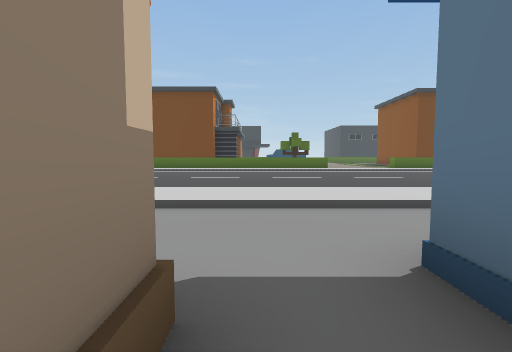
View 1 (above)

22 first-person views from a walk through a scene from a Unity 3-D project. The camera is 1.3 m above the floor, tilts 4° down and sees 85° across. The floor is counted in squares, 2 m on a side. Each view is taken from the middle of a square. On the plan, view 1 faces up. The plan holds only what a view shows up to about 9 squares ahead; the rest is blank. The place goes on beyond the plan.

View 2
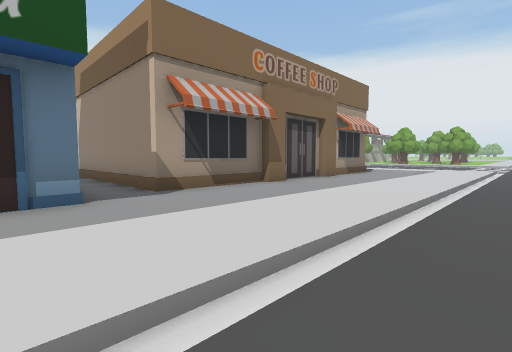

View 3
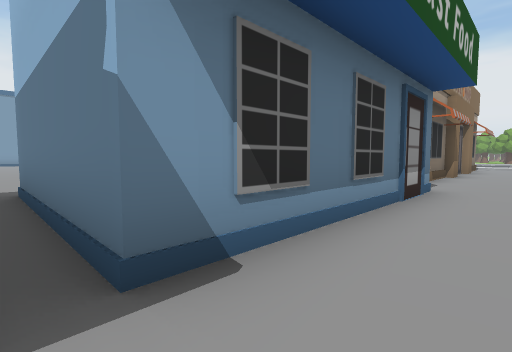

View 4
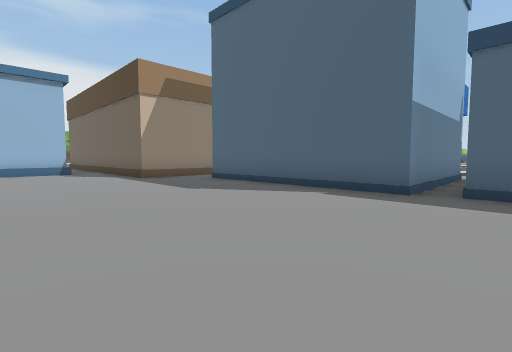

View 5
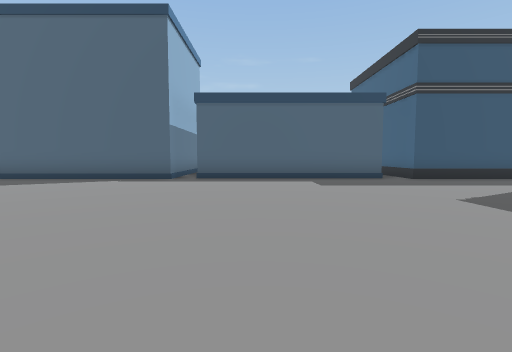

View 6
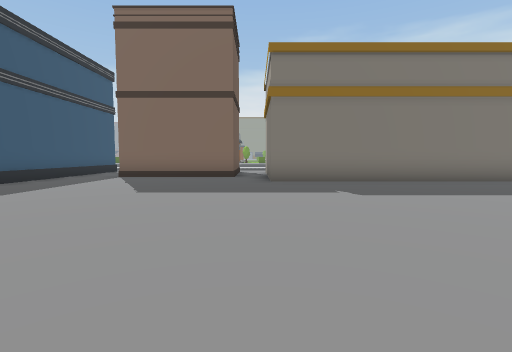

View 7
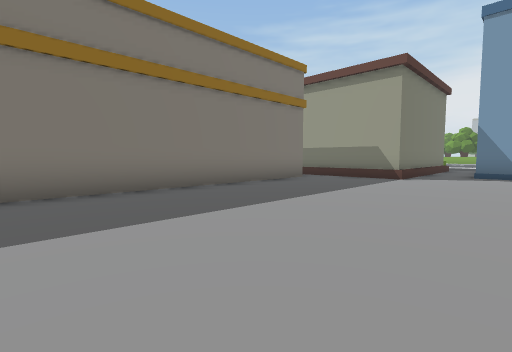

View 8
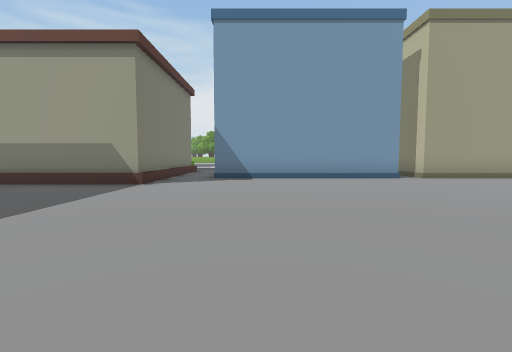

View 9
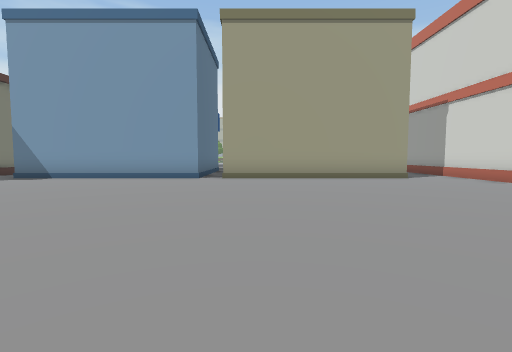

View 10
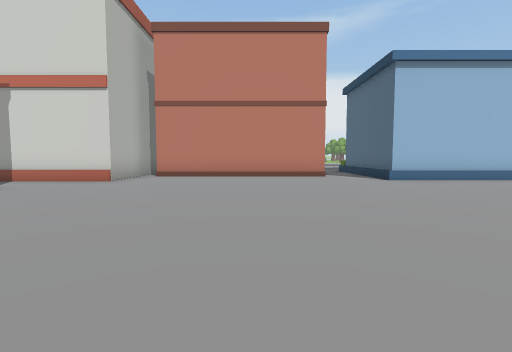

View 11
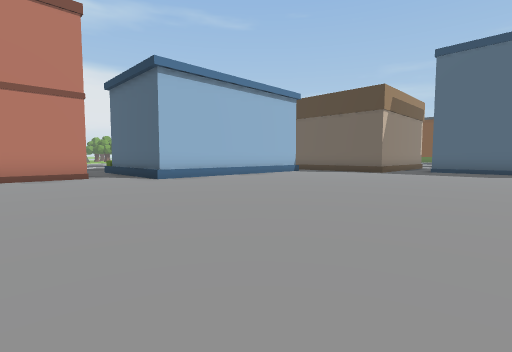

View 12
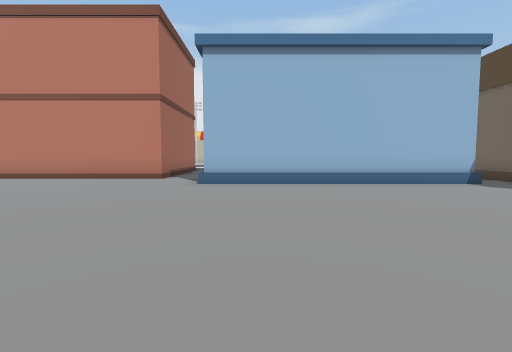

View 13
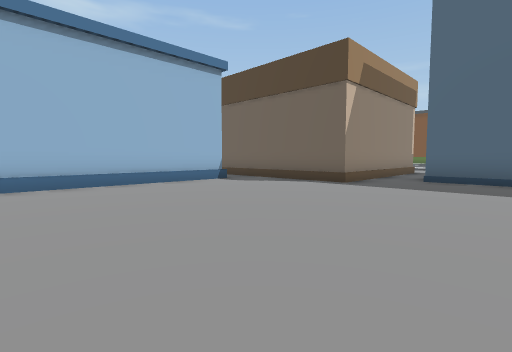

View 14
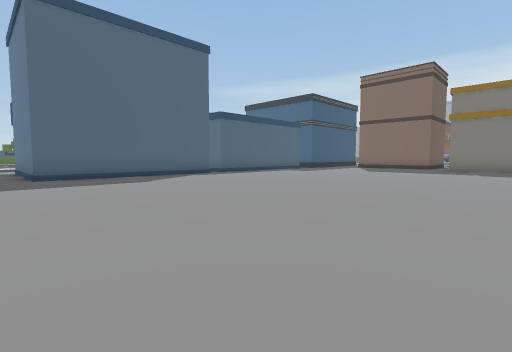

View 15
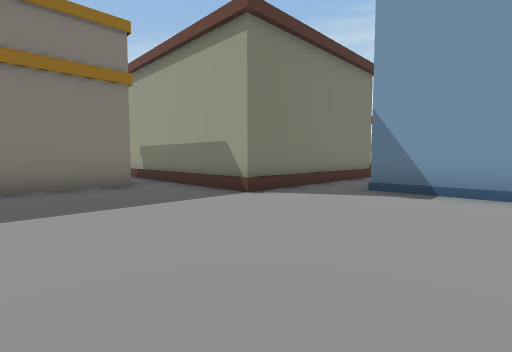

View 16
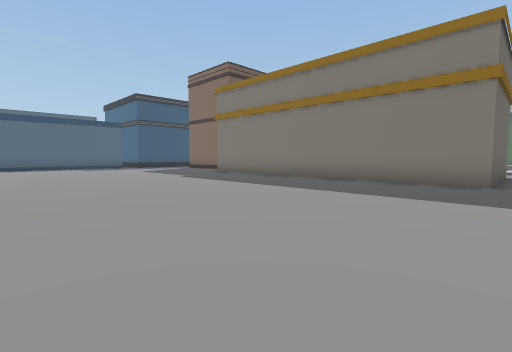

View 17
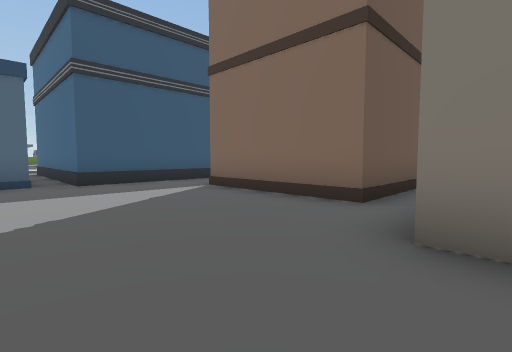

View 18
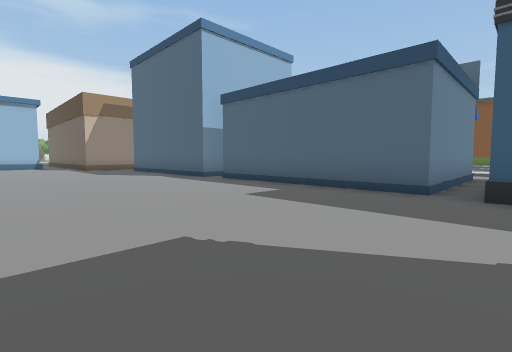

View 19
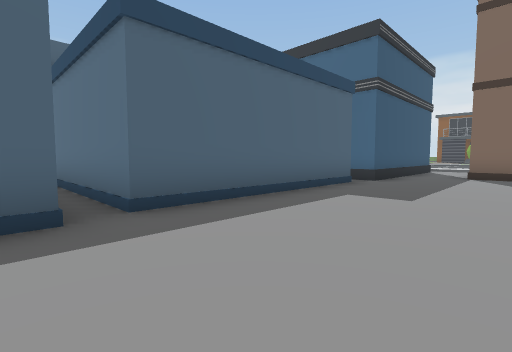

View 20
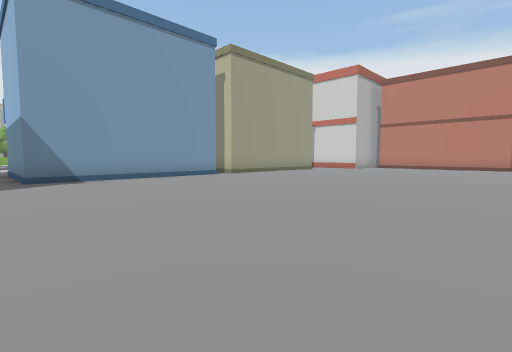

View 21
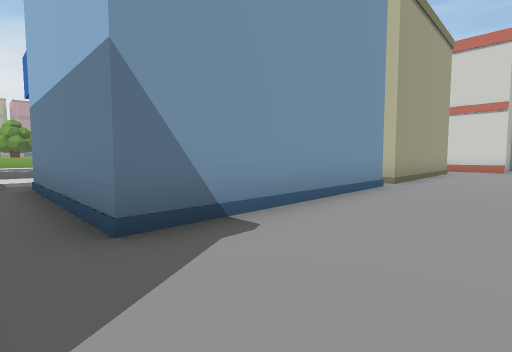

View 22
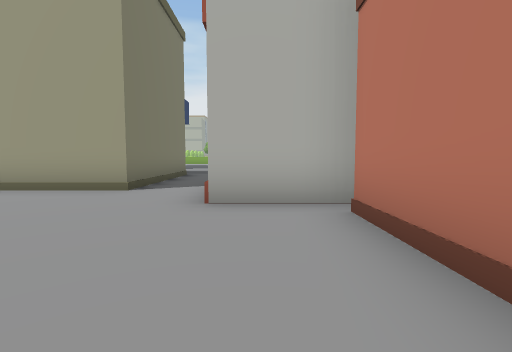

### Floor plan
Key: @ floor where view 1 was taken; # wall or solid block; . main floor; : floor 0.25 m higher than the main floor; / step, stairs or slope; = window, fence, low wall or low ledge; ^ raised ledge; B building.
Columns run from 8 left of view 1 to 17 right of it. Each row starts with its distance up from view 1.
  9      .........
  8      .........
  7       .......
  6  ............
  5 ////////////
  4 ::::::::::::
  3  ...............
  2  ...............#   #.
  1   ######.BBBBBB.#   #.#
  0        #@B    B.#   #.#
 -1        #.B    B.#   #.#
 -2        #.B    B.#####.#
 -3        #.BBBBBB.......^###
 -4    #####..................
 -5    .....................#
 -6     B...................#
 -7     B...................#
 -8     B...................##
 -9     B.....................
-10     B..................
-11     B..................
-12    BB..................B
-13   .....................B
-14   ##...................B
-15    #...................B
-16    #...................B
-17    #...................B
-18    #...................BBB
-19    #.....................
-20    ^#...............BBBBBB
-21     =...............B
-22     =..######BBBBBB.B
-23     =..#          B.B
-24      ..#          B.B

Positions as (right, up) in squares from view 1, and headings:
1: (0, 0), facing up
2: (2, 6), facing down-left
3: (7, 3), facing down-left
4: (8, -8), facing up-left
5: (9, -11), facing up
6: (7, -9), facing right
7: (9, -11), facing down-right
8: (9, -13), facing down
9: (3, -13), facing down
10: (4, -16), facing left
11: (4, -16), facing up-left
12: (3, -11), facing left
13: (3, -11), facing up-left
14: (0, -12), facing up-right
15: (8, -16), facing down-right
16: (7, -19), facing up-right
17: (12, -10), facing up-right
18: (14, -8), facing up-left
19: (6, -6), facing up-right
20: (11, -13), facing down-left
21: (11, -19), facing down-left
22: (-4, -16), facing down
